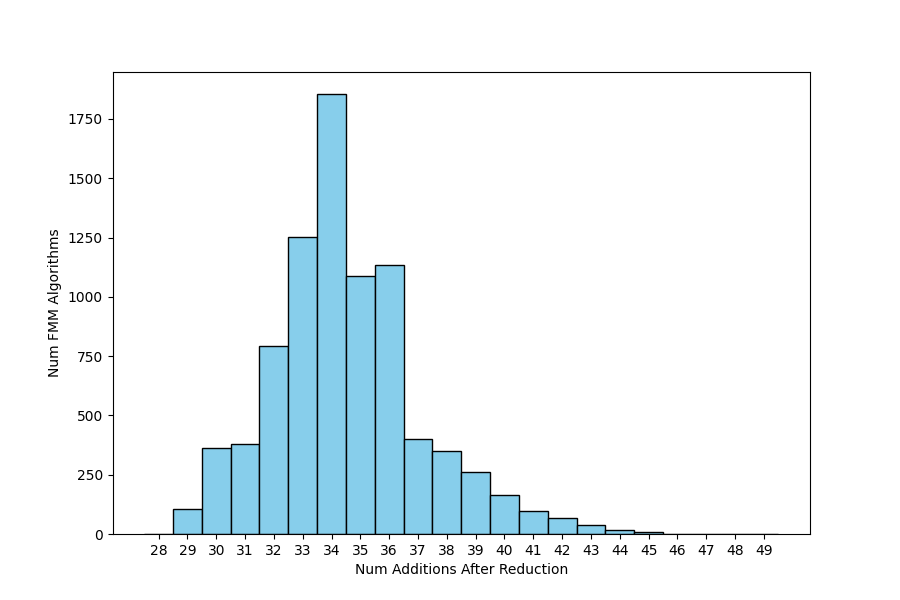

This figure's Python source:
import matplotlib.pyplot as plt
import seaborn as sns # pip include seaborn
import numpy as np

raw_data = { # 8378 entries
  28: 2,
  29: 107,
  30: 362,
  31: 378,
  32: 791,
  33: 1251,
  34: 1855,
  35: 1088,
  36: 1134,
  37: 399,
  38: 351,
  39: 263,
  40: 165,
  41: 98,
  42: 66,
  43: 40,
  44: 16,
  45: 9,
  46: 2,
  47: 0,
  48: 0,
  49: 1
}

def main():
    data = []
    for num_additions, count in raw_data.items():
        data.extend([num_additions] * count)

    # create histogram
    plt.figure(figsize=(9, 6)) # Optional: Adjust figure size
    #ax = sns.histplot(data, bins=sorted(raw_data.keys()), kde=True, color='red', edgecolor='black', facecolor='skyblue', discrete=True)
    ax = sns.histplot(data, bins=sorted(raw_data.keys()), kde=False, color='red', edgecolor='black', facecolor='skyblue', discrete=True)

    # add labels and title
    ax.set_xlabel("Num Additions After Reduction")
    ax.set_ylabel("Num FMM Algorithms")
    #ax.set_title("Addition Count Distribution")
    ax.set_xticks(sorted(raw_data.keys())) #  x-axis ticks to match addition count

    # save plot to png file
    plt.savefig('fmm_addition_distribution_225_20260809_140650.png')

    # display plot
    #plt.show()

if __name__ == "__main__":
    main()
